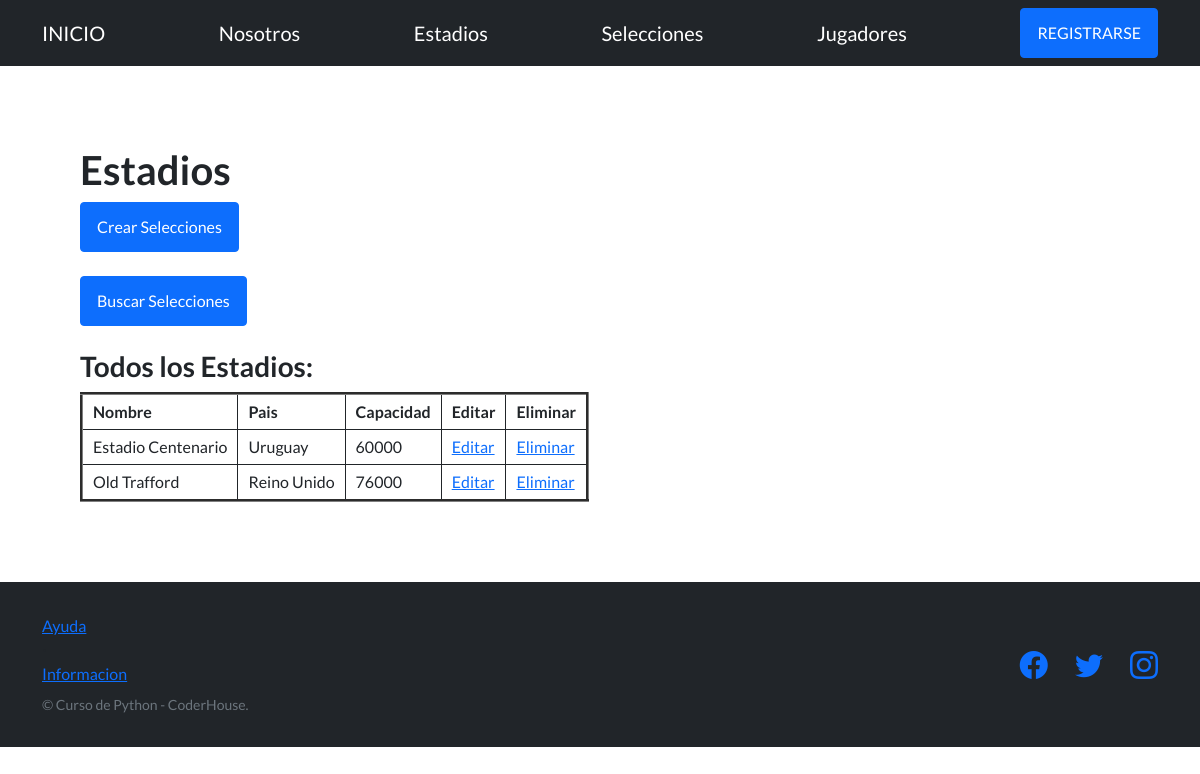
The page /estadios/ on the database its author committed.
### app_mundial/models.py (models this page shows, shortened)
class Estadios(models.Model):
    nombre = models.CharField(max_length=500)
    pais = models.CharField(max_length=500)
    capacidad = models.IntegerField()

### app_mundial/views.py (the view)
# urls.py: path('estadios/', views.estadios, name="estadios"),
def estadios(request):
      estadios = Estadios.objects.all()
      contexto = {"estadios": estadios}
      borrado = request.GET.get("borrado", None)
      contexto ["borrado"]= borrado
      return render(request, "app_mundial/estadios.html", contexto)

### app_mundial/templates/app_mundial/Estadios.html (shortened to what this page needs)
{% extends "app_mundial/plantilla_base.html" %}
{% block contenido_base %}
<h1>Estadios</h1>
<a href="{% url "estadios_formulario" %}"><button type="button" class="btn btn-primary">Crear Selecciones</button></a>
<br><br>
<a href="{% url "busqueda_estadios_form" %}"><button type="button" class="btn btn-primary">Buscar Selecciones</button></a>
<br><br>
<h3>Todos los Estadios:</h3>
<table border="3">
  <tbody>
    <tr>
        <td>
            <b>Nombre</b>
        </td>
        <td>
            <b>Pais</b>
        </td>
         <td>
            <b>Capacidad</b>
        </td>
        <th>Editar</th>
        <th>Eliminar</th>
    </tr>
    {% for estadio in estadios %}
    <tr>
        <td>{{estadio.nombre}}</td>
        <td>{{estadio.pais}}</td>
        <td>{{estadio.capacidad}}</td>
        <td><a href="{% url "editar_estadios" estadio.id %}">Editar</a></td>
        <td><a href="{% url "eliminar_estadios" estadio.id %}">Eliminar</a></td>
    </tr>
    {% endfor %}
  </tbody>
</table>
{% endblock contenido_base %}

### app_mundial/templates/app_mundial/Estadios.html (style rules this page uses)
th, td { border:1px solid; padding:5px 10px; }

### rows shown on the page
Estadios: nombre "Estadio Centenario", pais "Uruguay", capacidad "60000"
Estadios: nombre "Old Trafford", pais "Reino Unido", capacidad "76000"
